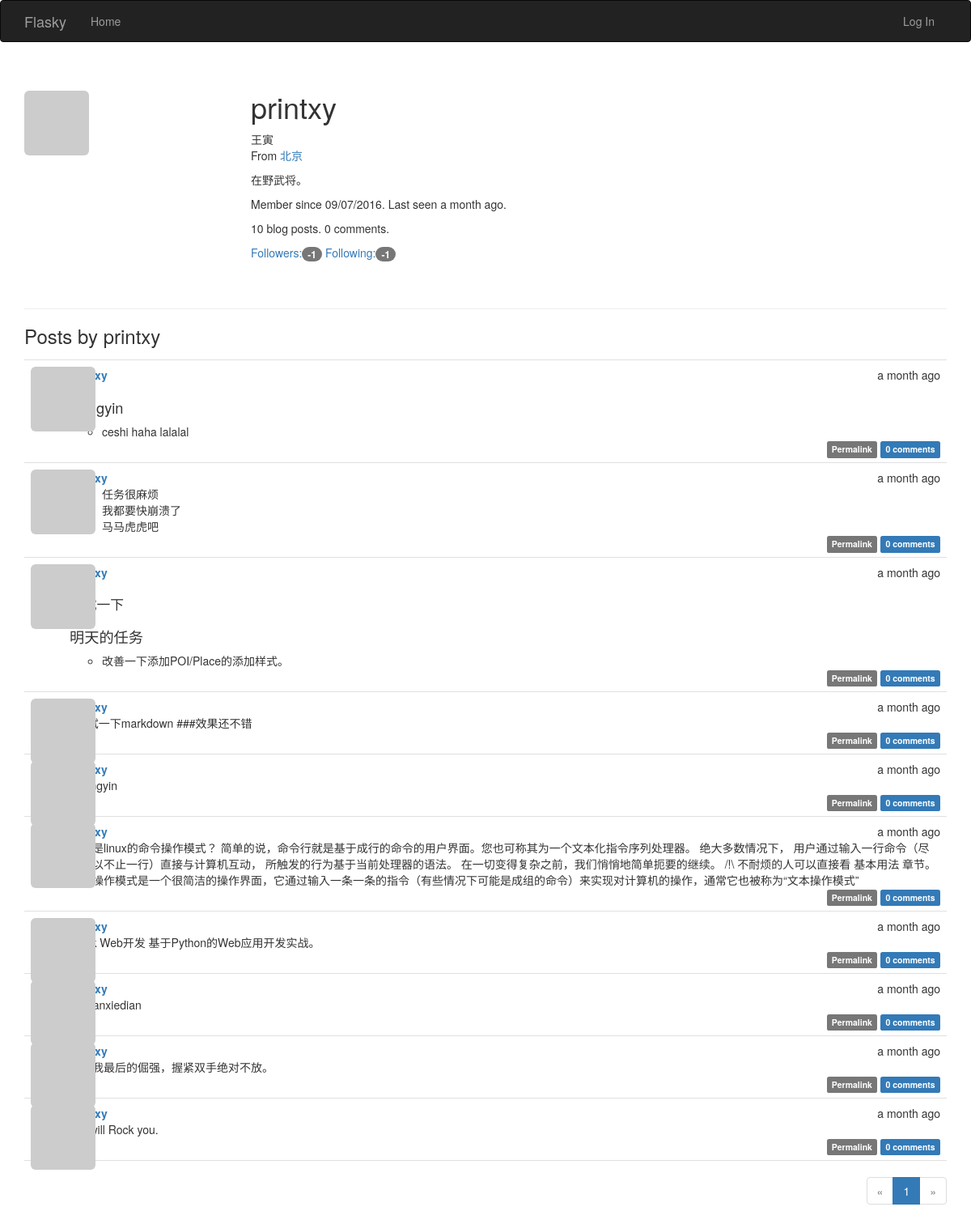
Before: /user/printxy with the older database file.
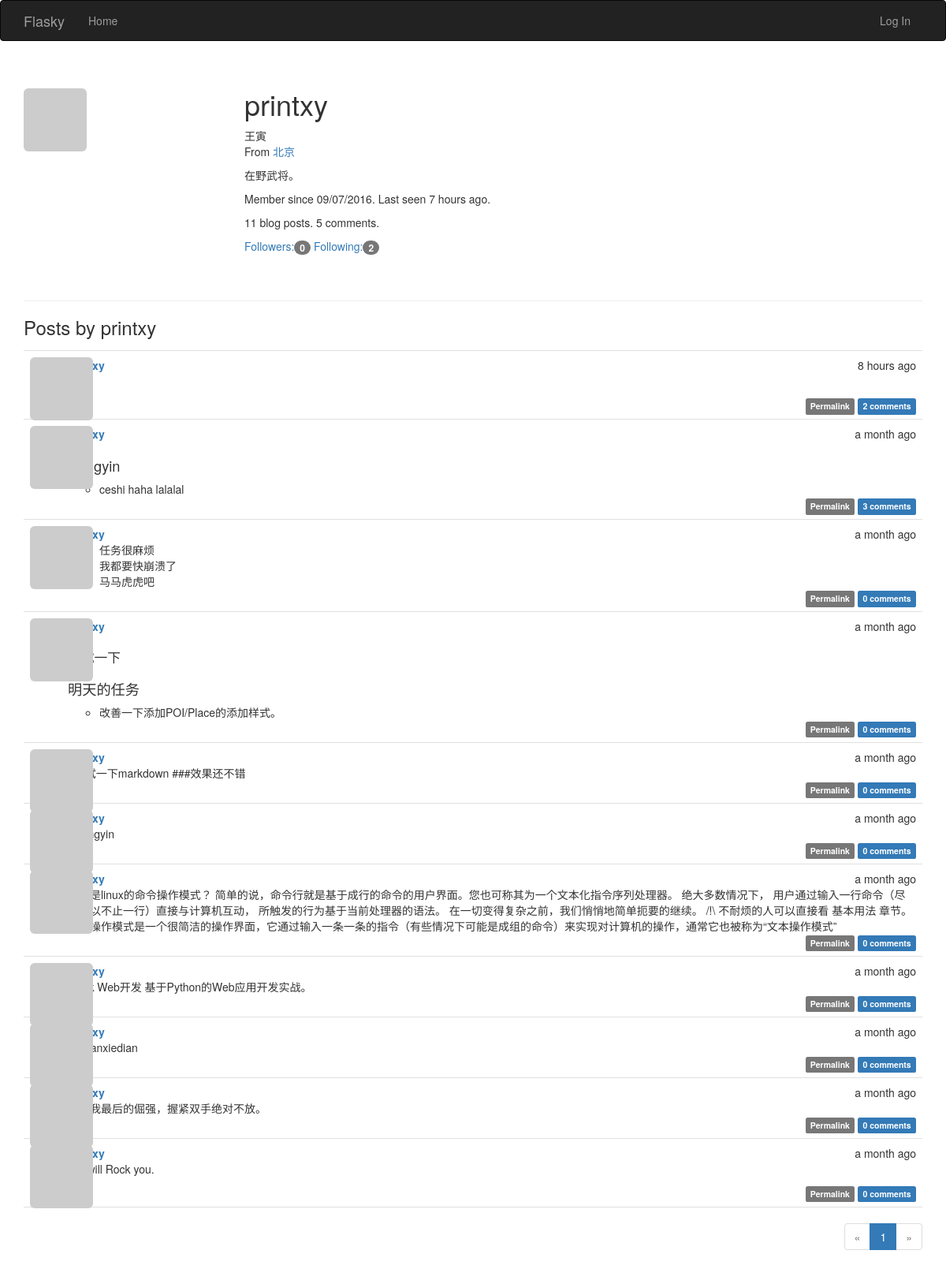
After: the same page with the newer database file.
### app/models.py (models this page shows, shortened)
class User(UserMixin, db.Model):
    __tablename__ = 'users'
    id = db.Column(db.Integer, primary_key=True)
    email = db.Column(db.String(64), unique=True, index=True)
    username = db.Column(db.String(64), unique=True, index=True)
    role_id = db.Column(db.Integer, db.ForeignKey('roles.id'))
    password_hash = db.Column(db.String(128))
    confirmed = db.Column(db.Boolean, default=False)
    name = db.Column(db.String(64))
    location = db.Column(db.String(64))
    about_me = db.Column(db.Text())
    member_since = db.Column(db.DateTime(), default=datetime.utcnow)
    last_seen = db.Column(db.DateTime(), default=datetime.utcnow)
    avatar_hash = db.Column(db.String(32))
    posts = db.relationship('Post', backref='author', lazy='dynamic')
    followed = db.relationship('Follow',
                                foreign_keys=[Follow.follower_id],
                                backref=db.backref('follower',lazy='joined'),
                                lazy='dynamic',
                                cascade='all,delete-orphan')
    followers = db.relationship('Follow',
                                foreign_keys=[Follow.followed_id],
                                backref=db.backref('followed',lazy='joined'),
                                lazy='dynamic',
                                cascade='all,delete-orphan')
    comments = db.relationship('Comment',backref='author',lazy='dynamic')
    @property
    def password(self):
        raise AttributeError('password is not a readable attribute')
    def gravatar(self, size=100, default='identicon', rating='g'):
        if request.is_secure:
            url = 'https://secure.gravatar.com/avatar'
        else:
            url = 'http://www.gravatar.com/avatar'
        hash = self.avatar_hash or hashlib.md5(
            self.email.encode('utf-8')).hexdigest()
        return '{url}/{hash}?s={size}&d={default}&r={rating}'.format(
            url=url, hash=hash, size=size, default=default, rating=rating)

class Post(db.Model):
    __tablename__ = 'posts'
    id = db.Column(db.Integer, primary_key=True)
    body = db.Column(db.Text)
    body_html = db.Column(db.Text)
    timestamp = db.Column(db.DateTime, index=True, default=datetime.utcnow)
    author_id = db.Column(db.Integer, db.ForeignKey('users.id'))
    comments = db.relationship('Comment',backref='post',lazy='dynamic')

### app/main/views.py (the view)
@main.route('/user/<username>')
def user(username):
    user = User.query.filter_by(username=username).first_or_404()
    page = request.args.get('page', 1, type=int)
    pagination = user.posts.order_by(Post.timestamp.desc()).paginate(
        page, per_page=current_app.config['FLASKY_POSTS_PER_PAGE'],
        error_out=False)
    posts = pagination.items
    return render_template('user.html', user=user, posts=posts,
                            pagination=pagination)

### app/auth/views.py (called while the page is built)
@auth.before_app_request
def before_request():
    if current_user.is_authenticated:
        current_user.ping()
        if not current_user.confirmed \
                and request.endpoint[:5] != 'auth.' \
                and request.endpoint != 'static':
            return redirect(url_for('auth.unconfirmed'))

### app/main/__init__.py (called while the page is built)
@main.app_context_processor
def inject_permissions():
	return dict(Permission=Permission)

### app/models.py (called while the page is built)
    def can(self, permissions):
        return False

    def is_administrator(self):
        return False

### app/templates/user.html (shortened to what this page needs)
{% extends "base.html" %}
{% import "_macros.html" as macros %}
{% block page_content %}
<div class="page-header">
    <img class="img-rounded profile-thumbnail" src="{{ user.gravatar(size=256) }}">
    <div class="profile-header">
        <h1>{{ user.username }}</h1>
        {% if user.name or user.location %}
        <p>
            {% if user.name %}{{ user.name }}<br>{% endif %}
            {% if user.location %}
                From <a href="http://map.baidu.com/?q={{ user.location }}">{{ user.location }}</a><br>
            {% endif %}
        </p>
        {% endif %}
        {% if user.about_me %}<p>{{ user.about_me }}</p>{% endif %}
        <p>Member since {{ moment(user.member_since).format('L') }}. Last seen {{ moment(user.last_seen).fromNow() }}.</p>
        <p>{{ user.posts.count() }} blog posts. {{  user.comments.count() }} comments.</p>
        <p>
            <a href="{{ url_for('.followers', username=user.username) }}">Followers:<span class="badge">{{ user.followers.count() -1 }}</span></a>
            <a href="{{ url_for('.followed_by', username=user.username) }}">Following:<span class="badge">{{ user.followed.count() -1 }}</span></a>
        </p>
    </div>
</div>
<h3>Posts by {{ user.username }}</h3>
{% include '_posts.html' %}
{% if pagination %}
<div class="pagination">
    {{ macros.pagination_widget(pagination, '.user', username=user.username) }}
</div>
{% endif %}
{% endblock %}

### app/templates/_posts.html (shortened to what this page needs)
<ul class="posts">
    {% for post in posts %}
    <li class="post">
        <div class="post-thumbnail">
            <a href="{{ url_for('.user', username=post.author.username) }}">
                <img class="img-rounded profile-thumbnail" src="{{ post.author.gravatar(size=40) }}">
            </a>
        </div>
        <div class="post-content">
            <div class="post-date">{{ moment(post.timestamp).fromNow() }}</div>
            <div class="post-author"><a href="{{ url_for('.user', username=post.author.username) }}">{{ post.author.username }}</a></div>
            <div class="post-body">
                {% if post.body_html %}
                    {{ post.body_html | safe }}
                {% else %}
                    {{ post.body }}
                {% endif %}
            </div>
            <div class="post-footer">
                <a href="{{ url_for('.post', id=post.id) }}">
                    <span class="label label-default">Permalink</span>
                </a>
                <a href="{{ url_for('.post', id=post.id) }}#comments">
                    <span class="label label-primary">{{ post.comments.count() }} comments</span>
                </a>
            </div>
        </div>
    </li>
    {% endfor %}
</ul>

Changed rows visible on the page:
changed User "printxy": last_seen "a month ago" → "7 hours ago"
added Post: timestamp "8 hours ago", comments.count "2"
computed for Post "wangyin ceshi haha lalalal": comments.count "0" → "3"
changed Post "We will Rock you.": body_html (not shown) → "We will Rock you."; body "We will Rock you." → (not shown)
Other visible differences:
{{ user.posts.count() }}: "10" → "11"
{{ user.comments.count() }}: "0" → "5"
{{ user.followers.count() -1 }}: "-1" → "0"
{{ user.followed.count() -1 }}: "-1" → "2"
